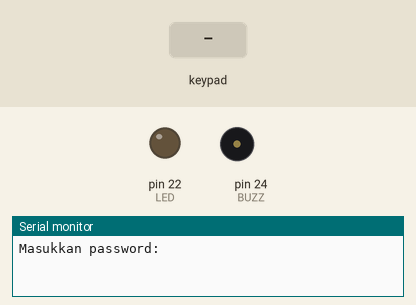
Recording of a sketch running on a simulated Arduino Mega 2560, built with avr-gcc and run on an emulated ATmega2560. On the bench: output pins drawn as LEDs (lit = HIGH), buzzer (waves = sounding, pin HIGH), the last lines printed to the serial monitor. The inputs (shaded band) are chosen by the test bench.

Above: at 1.2 s.
1.3 s: keypad keys 8 9 1 0 1 1 pressed 0.4 s apart
At 1.7 s:
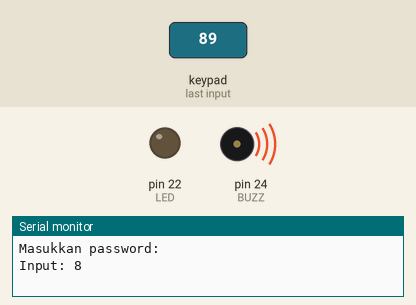
5.2 s: key '5' pressed
At 6.6 s:
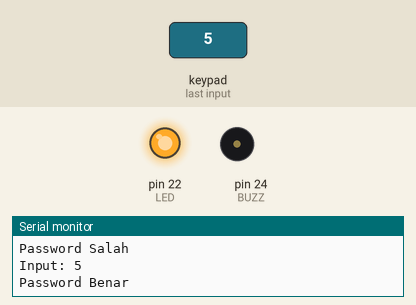
6.9 s: key '1' pressed
At 7.3 s:
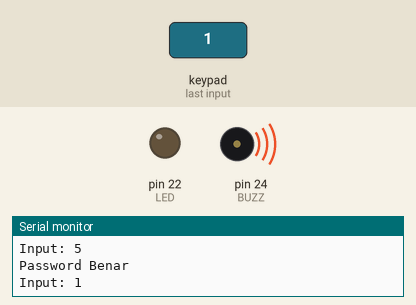
9.0 s: keypad keys 8 9 1 0 1 1 # pressed 0.4 s apart
At 13.2 s:
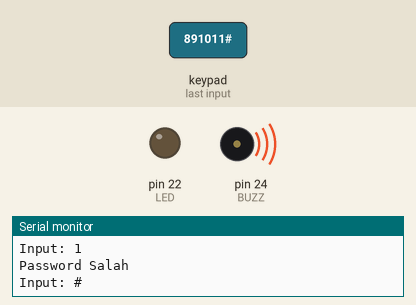
14.2 s: key 'A' pressed
At 15.5 s:
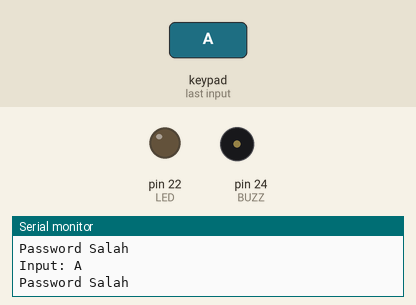
15.7 s: keypad keys 8 9 1 0 1 1 * pressed 0.4 s apart
At 19.9 s:
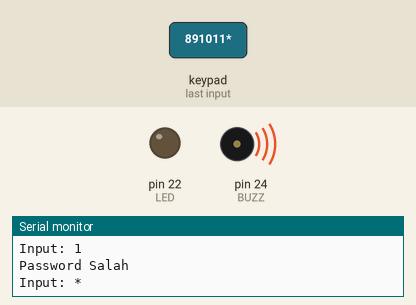
Timing chart, 0 to 21.5 s (numbered marks = the images above; inputs shaded):
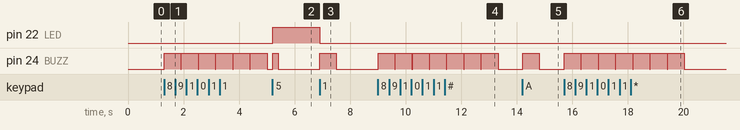

The sketch:

MiniPassDenganKeypadLEDBuzzer.ino
```cpp
#include <Keypad.h>

const byte ROWS = 4;
const byte COLS = 4;
char keys[ROWS][COLS] = {
  {'1','2','3','A'},
  {'4','5','6','B'},
  {'7','8','9','C'},
  {'*','0','#','D'}
};
byte rowPins[ROWS] = {A0, A1, A2, A3};
byte colPins[COLS] = {8, 9, 10, 11};

Keypad keypad = Keypad(makeKeymap(keys), rowPins, colPins, ROWS, COLS);

const int LED = 22;
const int BUZZ = 24;
String password = "5";  // password sederhana
String input = "";

void setup() {
  pinMode(LED, OUTPUT);
  pinMode(BUZZ, OUTPUT);
  Serial.begin(9600);
  Serial.println("Masukkan password:");
}

void loop() {
  char key = keypad.getKey();
  if (key) {
    input = String(key);
    Serial.print("Input: "); Serial.println(input);

    if (input == password) {
      digitalWrite(LED, HIGH);
      digitalWrite(BUZZ, HIGH);
      delay(200);
      digitalWrite(BUZZ, LOW);
      Serial.println("Password Benar");
    } else {
      digitalWrite(LED, LOW);
      digitalWrite(BUZZ, HIGH);
      delay(600);
      digitalWrite(BUZZ, LOW);
      Serial.println("Password Salah");
    }
  }
} 
```

Measured:
- after the input at 1.3 s, pin 24 (BUZZ): alternates HIGH for 0.60 s and LOW for 0.02 s, starting at once
- after the input at 5.2 s, pin 22 (LED): LOW → HIGH at once; pin 24 (BUZZ): LOW → HIGH at once, → LOW 0.20 s later
- after the input at 6.9 s, pin 22 (LED): HIGH → LOW at once; pin 24 (BUZZ): LOW → HIGH at once, → LOW 0.60 s later
- after the input at 9.0 s, pin 24 (BUZZ): alternates HIGH for 0.60 s and LOW for 0.02 s, starting at once
- after the input at 14.2 s, pin 24 (BUZZ): LOW → HIGH at once, → LOW 0.60 s later
- after the input at 15.7 s, pin 24 (BUZZ): alternates HIGH for 0.60 s and LOW for 0.02 s, 14 changes in all, then stays LOW, starting at once
